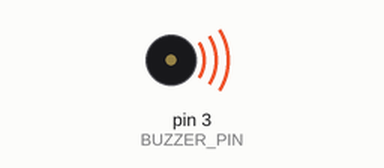
Recording of a sketch running on a simulated Arduino Uno, built with avr-gcc and run on an emulated ATmega328P. Parts: buzzer (waves = sounding).

Above: at 2.1 s.
At 2.52 s:
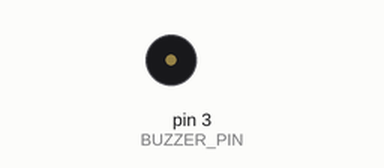
Timing chart, 0 to 6.0 s (numbered marks = the images above):
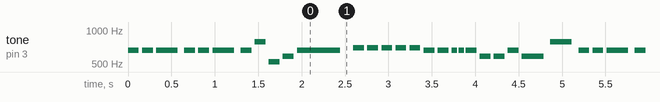

Measured:
- by itself, tone on pin 3 (BUZZER_PIN): plays 659 Hz for 0.13 s, 659 Hz for 0.13 s, 659 Hz for 0.25 s, 659 Hz for 0.13 s, 659 Hz for 0.13 s, 659 Hz for 0.25 s … (652 notes in this stretch)

The sketch:

MelodyRepeat.ino
```cpp
#include <ezBuzzer.h> // ezBuzzer library

const int BUZZER_PIN = 3;

ezBuzzer buzzer(BUZZER_PIN); // create ezBuzzer object that attach to a pin;

// notes in the melody:
int melody[] = {
  NOTE_E5, NOTE_E5, NOTE_E5,
  NOTE_E5, NOTE_E5, NOTE_E5,
  NOTE_E5, NOTE_G5, NOTE_C5, NOTE_D5,
  NOTE_E5,
  NOTE_F5, NOTE_F5, NOTE_F5, NOTE_F5,
  NOTE_F5, NOTE_E5, NOTE_E5, NOTE_E5, NOTE_E5,
  NOTE_E5, NOTE_D5, NOTE_D5, NOTE_E5,
  NOTE_D5, NOTE_G5
};

// note durations: 4 = quarter note, 8 = eighth note, etc, also called tempo:
int noteDurations[] = {
  8, 8, 4,
  8, 8, 4,
  8, 8, 8, 8,
  2,
  8, 8, 8, 8,
  8, 8, 8, 16, 16,
  8, 8, 8, 8,
  4, 4
};

int noteLength;

void setup() {
  Serial.begin(9600);
  noteLength = sizeof(noteDurations) / sizeof(int);
}

void loop() {
  buzzer.loop(); // MUST call the buzzer.loop() function in loop()

  if (buzzer.getState() == BUZZER_IDLE) { // if stopped
    buzzer.playMelody(melody, noteDurations, noteLength); // playing
  }
}
```
